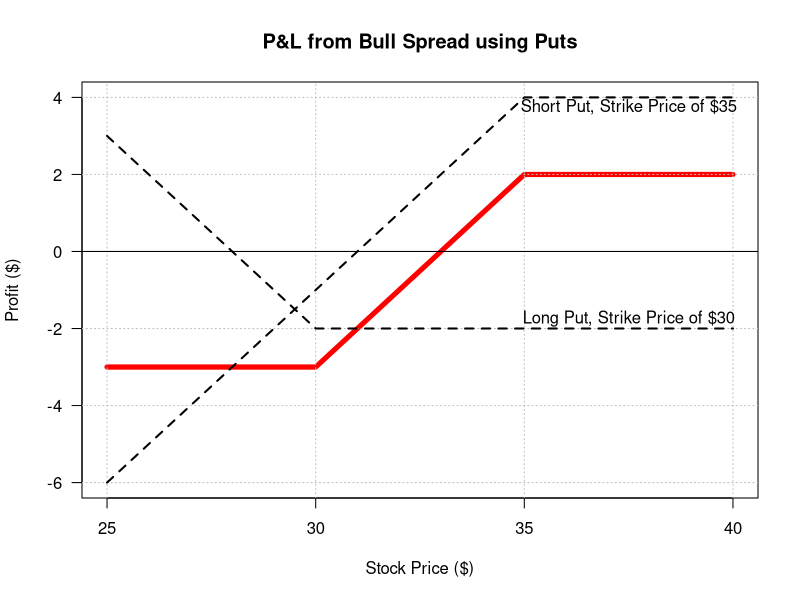

Recreate this plot in R.
spread.bull.put <- function(k1, k2, c1, c2){ # Bull Spread using Puts
  
  if (isTRUE(k1 >= k2)){ message("Long put cannot be higher than Short Put") }
  
  else { # if strike prices are fine, than define long and short puts:
    
    L <- rbind(cbind(seq(k1 - 5, k1, 1), k1 + c1 - c2 - seq(k1 - 5, k1, 1)),
               cbind(seq(k1 + 1, k2 + 5, 1), c1 - c2)) # Long Put
    
    S <- rbind(cbind(seq(k1 - 5, k2 - 1, 1), seq(k1 - 5, k2 - 1, 1) - k1 - 1),
               cbind(seq(k2, k2 + 5, 1), k2 - k1 - c1)) # Short Put
    
    colnames(L) <- c("Stock Price", "Profit from Long Put") # Column names         
    colnames(S) <- c("Stock Price", "Profit from Short Put")       
    
    DF <- merge(L, S, by = "Stock Price") # Merge stock and option data frames
    
    DF$`Total Payoff` <- DF[,2] + DF[,3] # Calculate total pay-off
    
    plot(x = DF[,1], y = DF[,4], las = 1, ylab = "Profit ($)", type = "l",
         xlab = "Stock Price ($)", ylim = c(min(DF[,2:4]), max(DF[,2:4])),
         main = "P&L from Bull Spread using Puts", lwd = 5, col = "red")
    
    grid(nx = NULL, ny = NULL, col = "grey", lty = 3) # Grid and lines for puts
    
    for (n in 2:3){ lines(x = DF[,1], y = DF[,n], lwd = 2, lty = 2) }
    
    abline(h = 0) # Break Even line
    
    text(x = k2 + 2.5, y = 3.75, sprintf("Short Put, Strike Price of $%s", k2))
    text(x = k2 + 2.5, y = -1.75, sprintf("Long Put, Strike Price of $%s", k1))
    
    DF } # display data frame
}
spread.bull.put(30, 35, 1, 3) # Test
